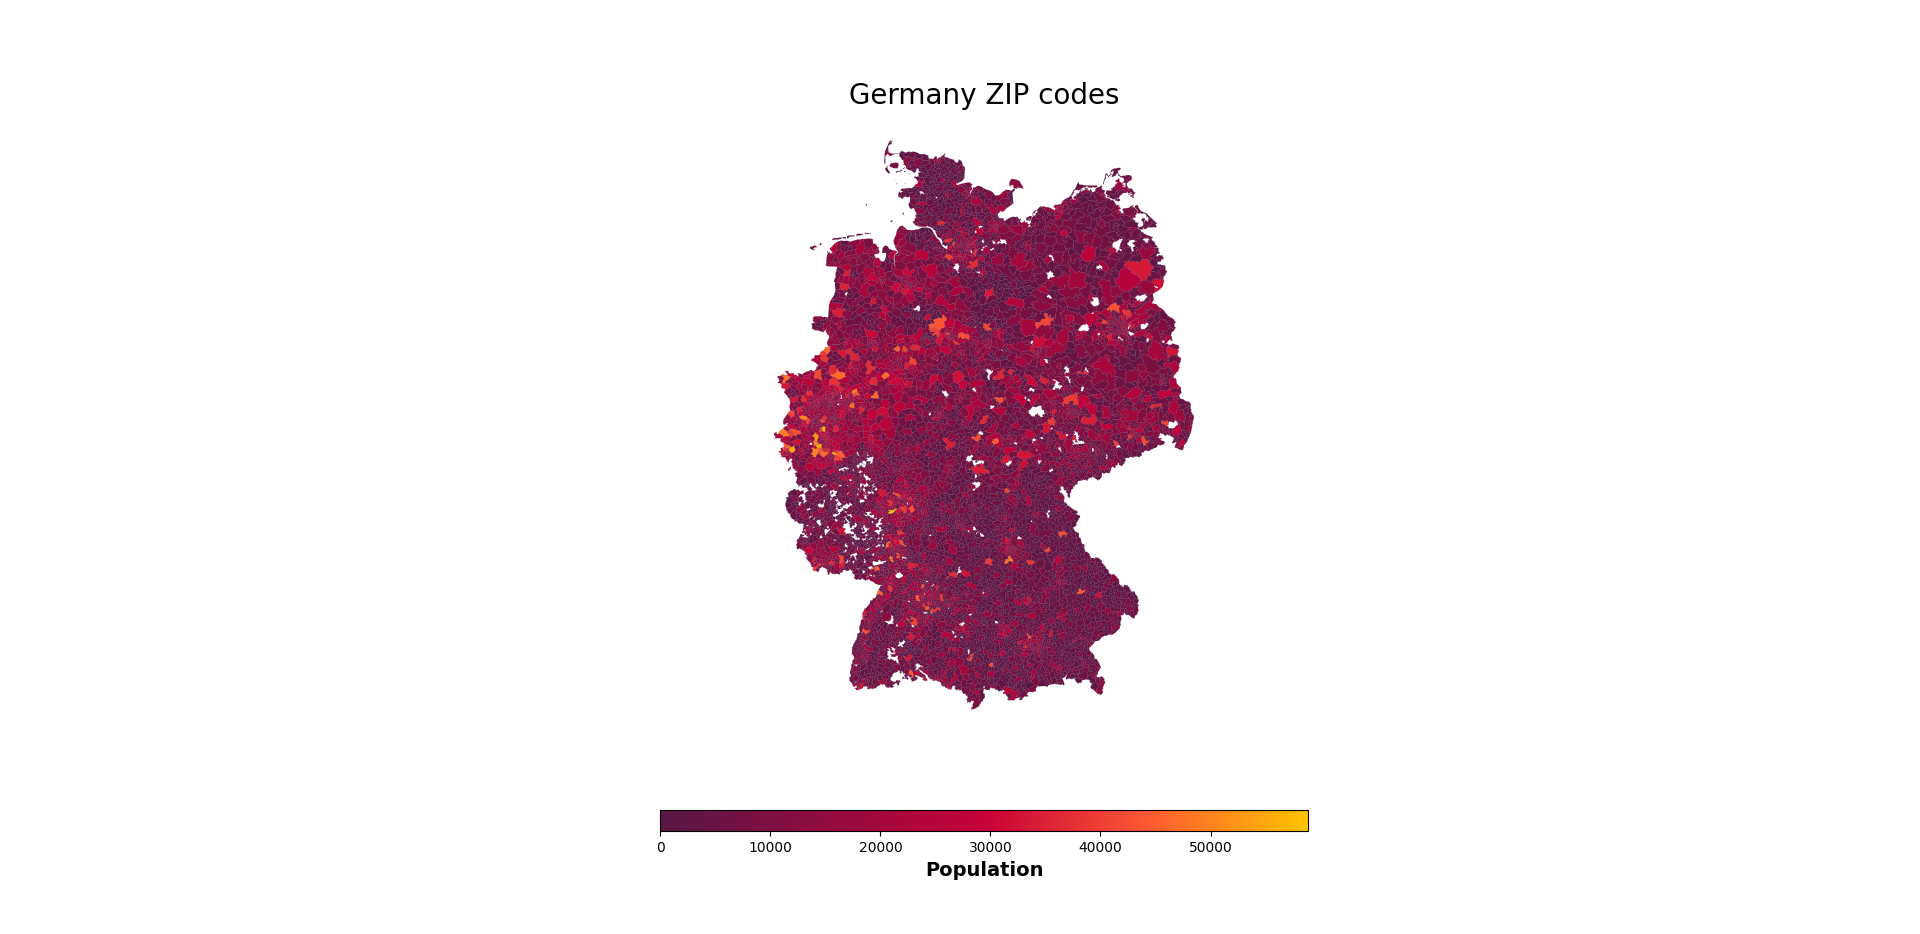

Source code (Python):

# Paths:
path_data = "data/"

# Packages:
import numpy as np
import pandas as pd
import geopandas as gpd
import matplotlib.pyplot as plt
from matplotlib.colors import LinearSegmentedColormap

# Display options:
pd.set_option("display.width", 1200)
pd.set_option("display.max_columns", 300)
pd.set_option("display.max_rows", 300)

# Dataset:
df_data = pd.read_csv(path_data + "plz_einwohner.csv", 
                      sep = ",",
                      dtype = {"plz": str,
                               "einwohner": int})
df_geo = gpd.read_file(path_data + "plz-gebiete.shp/plz-gebiete.shp",
                       dtype = {"plz": str})

# Variables:
color_var = "einwohner"
id_var = "plz"

# Adapt the data:
df_geo = df_geo.drop_duplicates(subset = id_var,
                                keep = "first")
df_map = df_geo.merge(right = df_data,
                      how = "left",
                      left_on = "plz",
                      right_on = "plz")

# Map:
my_colors = ["#581845", "#900C3F", "#C70039", "#FF5733", "#FFC300"]
my_palette = LinearSegmentedColormap.from_list("my_palette", my_colors)

fig, ax = plt.subplots(
    figsize = (20, 10)
)
df_map.plot(
    column = color_var,
    categorical = False,
    cmap = my_palette,
    linewidth = 0.1,
    edgecolor = "#581845",
    ax = ax
)
sm = plt.cm.ScalarMappable(
    cmap = my_palette,
    norm = plt.Normalize(
        vmin = df_map[color_var].min(),
        vmax = df_map[color_var].max()
    )
)
sm.set_array([])
cbar = fig.colorbar(
    mappable = sm,
    location = "bottom",
    orientation = "horizontal",
    fraction = 0.03,
    pad = 0.1,
    aspect = 30,
    format = "%.0f"
)
_ = cbar.ax.set_xlabel(
    "Population",
    fontsize = 14,
    fontweight = "bold",
    loc = "center"
)
_ = ax.axis("off")
_ = ax.set_title(
    "Germany ZIP codes",
    fontdict = {
        "fontsize": 20,
        "fontweight": 3
    }
)
